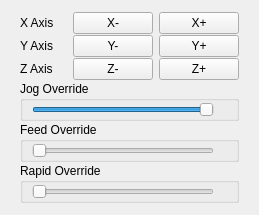
            <widget class="QWidget" name="tab">
             <attribute name="title">
              <string>Jog</string>
             </attribute>
             <layout class="QGridLayout" name="gridLayout_3">
              <item row="0" column="0">
               <widget class="QFrame" name="gridFrame">
                <property name="styleSheet">
                 <string notr="true">ActionButton {
    min-height: 50px;
    min-width: 50px;
    max-height: 50px;
    max-width: 50px;
    font: 14pt &quot;DejaVu Sans&quot;;
}
QLabel {
    font: 14pt &quot;DejaVu Sans&quot;;
}
ActionSlider {
    min-height: 50px;
    max-height: 50px;
    background: rgb(136, 138, 133);
}
ActionSlider::groove:horizontal {
    border: 1px solid rgb(0,0,0);
    height: 5px;
    margin: 0 12px;
}
ActionSlider::handle:horizontal {
    background: rgb(138, 226, 52);
    border: 5px solid rgb(0,0,0);
    width: 23px;
    height: 100px;
    margin: -22px -12px;
}
ActionSlider:disabled {
    background-color: rgb(186, 189, 182);
}
ActionSlider::groove:horizontal:disabled {
    border: 1px solid rgb(0,0,0);
}
ActionSlider::handle:horizontal:disabled {
    background: rgb(186, 189, 182);
    border: 5px solid rgb(136, 138, 133);
}</string>
                </property>
                <property name="frameShape">
                 <enum>QFrame::NoFrame</enum>
                </property>
                <layout class="QGridLayout" name="gridLayout_2">
                 <property name="topMargin">
                  <number>1</number>
                 </property>
                 <property name="bottomMargin">
                  <number>1</number>
                 </property>
                 <property name="verticalSpacing">
                  <number>1</number>
                 </property>
                 <item row="0" column="2">
                  <widget class="ActionButton" name="actionbutton_9">
                   <property name="text">
                    <string>X-</string>
                   </property>
                   <property name="actionName" stdset="0">
                    <string>machine.jog.axis:x,neg</string>
                   </property>
                  </widget>
                 </item>
                 <item row="0" column="0">
                  <widget class="QLabel" name="label_3">
                   <property name="text">
                    <string>X Axis</string>
                   </property>
                  </widget>
                 </item>
                 <item row="1" column="2">
                  <widget class="ActionButton" name="actionbutton_11">
                   <property name="text">
                    <string>Y-</string>
                   </property>
                   <property name="actionName" stdset="0">
                    <string>machine.jog.axis:y,neg</string>
                   </property>
                  </widget>
                 </item>
                 <item row="1" column="3">
                  <widget class="ActionButton" name="actionbutton_12">
                   <property name="text">
                    <string>Y+</string>
                   </property>
                   <property name="actionName" stdset="0">
                    <string>machine.jog.axis:y,pos</string>
                   </property>
                  </widget>
                 </item>
                 <item row="2" column="2">
                  <widget class="ActionButton" name="actionbutton_13">
                   <property name="text">
                    <string>Z-</string>
                   </property>
                   <property name="actionName" stdset="0">
                    <string>machine.jog.axis:z,neg</string>
                   </property>
                  </widget>
                 </item>
                 <item row="1" column="0">
                  <widget class="QLabel" name="label_2">
                   <property name="text">
                    <string>Y Axis</string>
                   </property>
                  </widget>
                 </item>
                 <item row="2" column="3">
                  <widget class="ActionButton" name="actionbutton_14">
                   <property name="text">
                    <string>Z+</string>
                   </property>
                   <property name="actionName" stdset="0">
                    <string>machine.jog.axis:z,pos</string>
                   </property>
                  </widget>
                 </item>
                 <item row="2" column="0">
                  <widget class="QLabel" name="label">
                   <property name="text">
                    <string>Z Axis</string>
                   </property>
                  </widget>
                 </item>
                 <item row="4" column="0" colspan="4">
                  <widget class="QGroupBox" name="gridGroupBox">
                   <property name="title">
                    <string>Feed Override</string>
                   </property>
                   <layout class="QGridLayout" name="gridLayout_8">
                    <property name="topMargin">
                     <number>1</number>
                    </property>
                    <property name="bottomMargin">
                     <number>1</number>
                    </property>
                    <property name="verticalSpacing">
                     <number>1</number>
                    </property>
                    <item row="0" column="0">
                     <widget class="ActionSlider" name="actionslider_2">
                      <property name="orientation">
                       <enum>Qt::Horizontal</enum>
                      </property>
                      <property name="actionName" stdset="0">
                       <string>machine.feed-override.set</string>
                      </property>
                     </widget>
                    </item>
                    <item row="0" column="1">
                     <widget class="StatusLabel" name="statuslabel_2">
                      <property name="rules" stdset="0">
                       <string>[{&quot;channels&quot;: [{&quot;url&quot;: &quot;status:feedrate&quot;, &quot;trigger&quot;: true}], &quot;property&quot;: &quot;Text&quot;, &quot;expression&quot;: &quot;\&quot;{}%\&quot;.format(int(ch[0]*100))&quot;, &quot;name&quot;: &quot;Feed Rate&quot;}, {&quot;channels&quot;: [{&quot;url&quot;: &quot;status:enabled &quot;, &quot;trigger&quot;: true}], &quot;property&quot;: &quot;Enable&quot;, &quot;expression&quot;: &quot;ch[0]&quot;, &quot;name&quot;: &quot;Enabled&quot;}]</string>
                      </property>
                     </widget>
                    </item>
                   </layout>
                  </widget>
                 </item>
                 <item row="3" column="0" colspan="4">
                  <widget class="QGroupBox" name="gridGroupBox">
                   <property name="title">
                    <string>Jog Override</string>
                   </property>
                   <layout class="QGridLayout" name="gridLayout_5">
                    <property name="topMargin">
                     <number>1</number>
                    </property>
                    <property name="bottomMargin">
                     <number>1</number>
                    </property>
                    <property name="verticalSpacing">
                     <number>1</number>
                    </property>
                    <item row="0" column="0">
                     <widget class="ActionSlider" name="actionslider">
                      <property name="value">
                       <number>99</number>
                      </property>
                      <property name="orientation">
                       <enum>Qt::Horizontal</enum>
                      </property>
                      <property name="actionName" stdset="0">
                       <string>machine.jog.set-linear-speed</string>
                      </property>
                     </widget>
                    </item>
                    <item row="0" column="1">
                     <widget class="StatusLabel" name="statuslabel_3"/>
                    </item>
                   </layout>
                  </widget>
                 </item>
                 <item row="0" column="3">
                  <widget class="ActionButton" name="actionbutton_10">
                   <property name="text">
                    <string>X+</string>
                   </property>
                   <property name="actionName" stdset="0">
                    <string>machine.jog.axis:x,pos</string>
                   </property>
                  </widget>
                 </item>
                 <item row="5" column="0" colspan="4">
                  <widget class="QGroupBox" name="gridGroupBox">
                   <property name="title">
                    <string>Rapid Override</string>
                   </property>
                   <layout class="QGridLayout" name="gridLayout_10">
                    <property name="topMargin">
                     <number>1</number>
                    </property>
                    <property name="bottomMargin">
                     <number>1</number>
                    </property>
                    <property name="verticalSpacing">
                     <number>1</number>
                    </property>
                    <item row="0" column="0">
                     <widget class="ActionSlider" name="actionslider_3">
                      <property name="orientation">
                       <enum>Qt::Horizontal</enum>
                      </property>
                      <property name="actionName" stdset="0">
                       <string>machine.rapid-override.set</string>
                      </property>
                     </widget>
                    </item>
                    <item row="0" column="1">
                     <widget class="StatusLabel" name="statuslabel">
                      <property name="rules" stdset="0">
                       <string>[{&quot;channels&quot;: [{&quot;url&quot;: &quot;status:rapidrate&quot;, &quot;trigger&quot;: true}], &quot;property&quot;: &quot;Text&quot;, &quot;expression&quot;: &quot;\&quot;{}%\&quot;.format(int(ch[0]*100))&quot;, &quot;name&quot;: &quot;Rapid Rate&quot;}, {&quot;channels&quot;: [{&quot;url&quot;: &quot;status:enabled &quot;, &quot;trigger&quot;: true}], &quot;property&quot;: &quot;Enable&quot;, &quot;expression&quot;: &quot;ch[0]&quot;, &quot;name&quot;: &quot;Enabled&quot;}]</string>
                      </property>
                     </widget>
                    </item>
                   </layout>
                  </widget>
                 </item>
                 <item row="0" column="1">
                  <widget class="DROWidget" name="dro">
                   <property name="reference_type" stdset="0">
                    <enum>DROWidget::Relative</enum>
                   </property>
                  </widget>
                 </item>
                 <item row="1" column="1">
                  <widget class="DROWidget" name="dro_2">
                   <property name="reference_type" stdset="0">
                    <enum>DROWidget::Relative</enum>
                   </property>
                   <property name="axis">
                    <enum>DROWidget::Y</enum>
                   </property>
                  </widget>
                 </item>
                 <item row="2" column="1">
                  <widget class="DROWidget" name="dro_3">
                   <property name="reference_type" stdset="0">
                    <enum>DROWidget::Relative</enum>
                   </property>
                   <property name="axis">
                    <enum>DROWidget::Z</enum>
                   </property>
                  </widget>
                 </item>
                </layout>
               </widget>
              </item>
             </layout>
            </widget>
